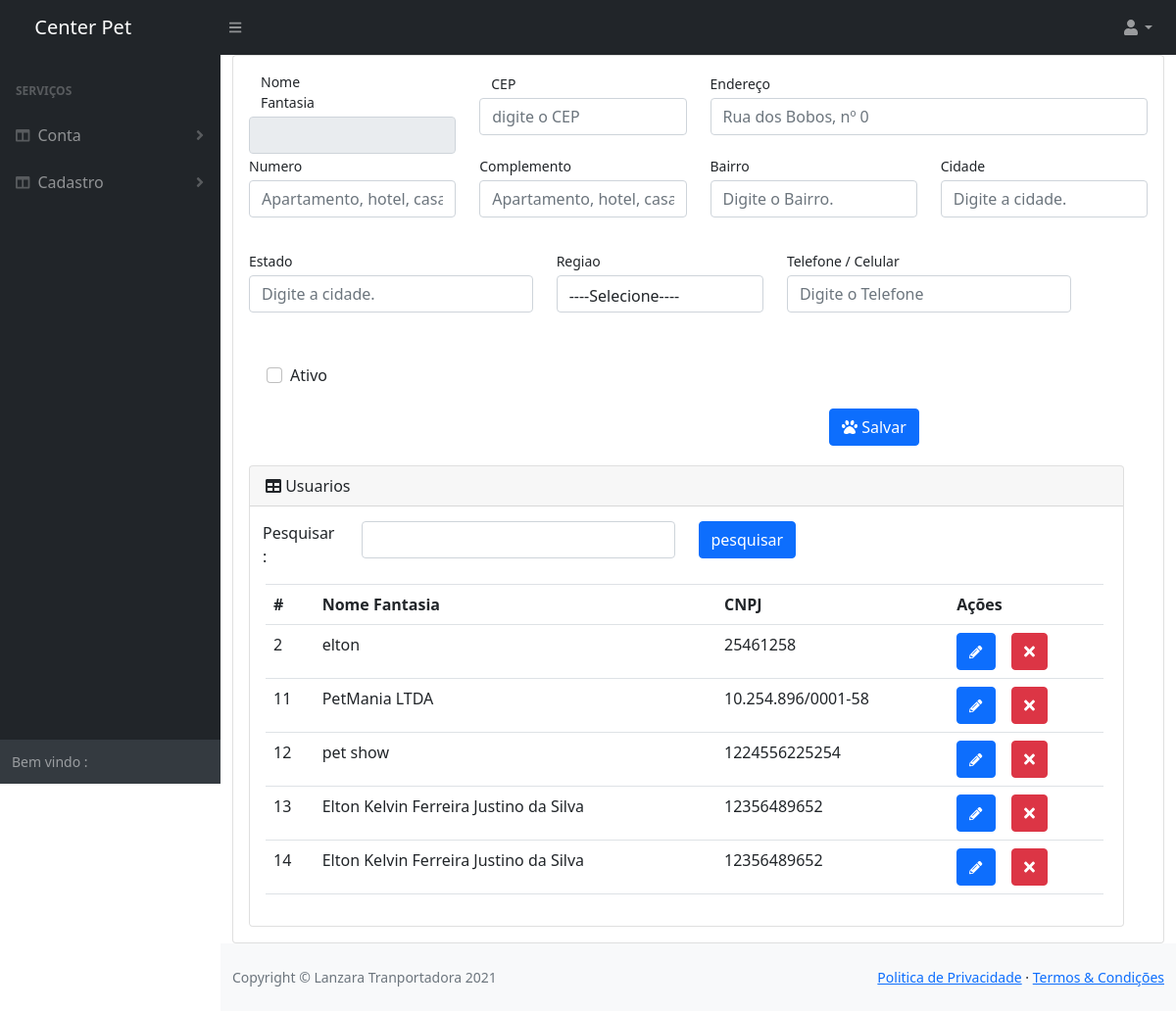
The page /sistema/Cad_enderecoG.php (signed in) on the database as committed earlier.
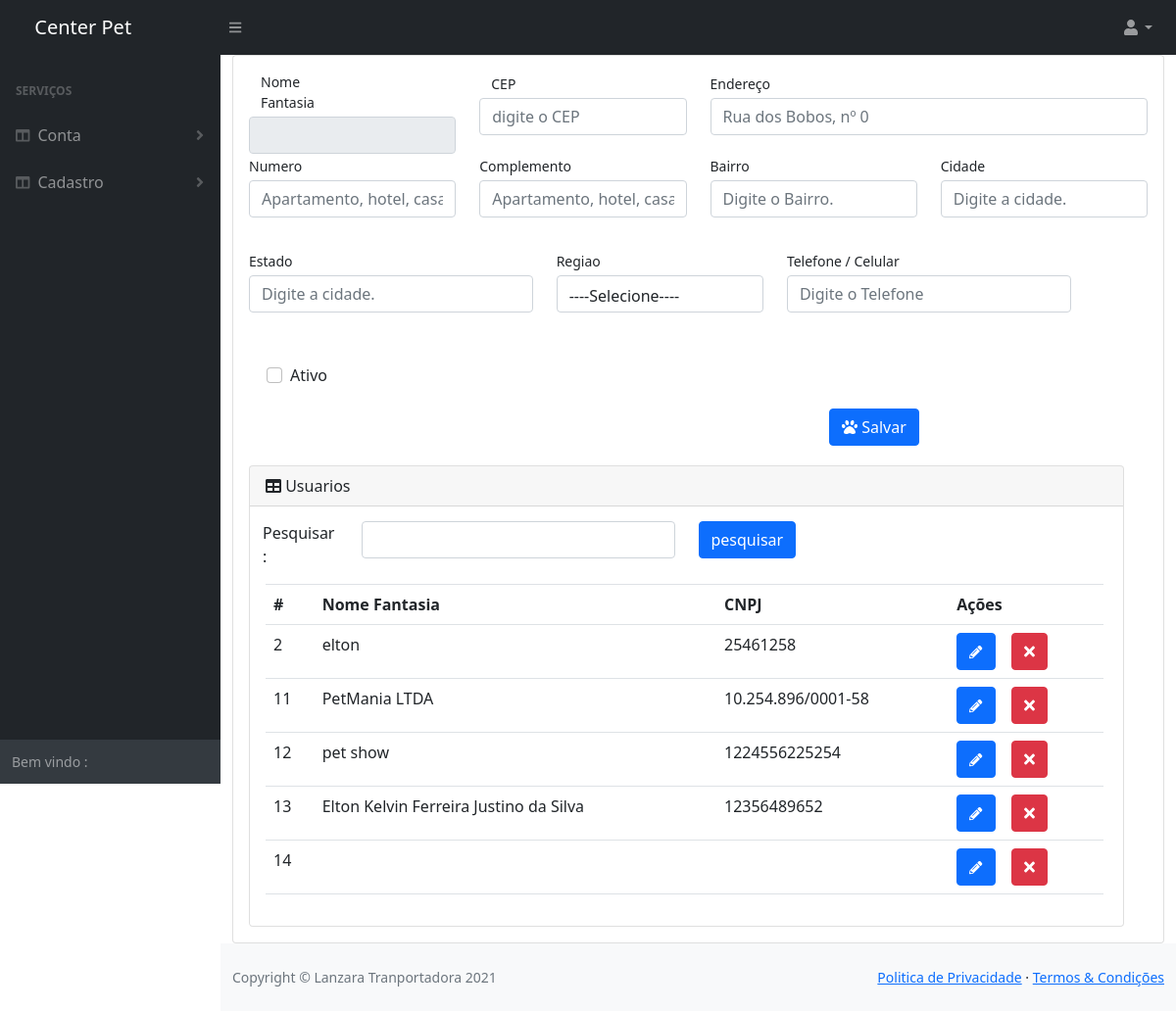
The same page on the database as committed later.
### tables this page shows
CREATE TABLE `usuario` (
  `id_usuario` int(11) NOT NULL,
  `nome_fantasia` varchar(300) NOT NULL,
  `cnpj` varchar(300) NOT NULL,
  `nome_responsavel` varchar(300) DEFAULT NULL,
  `telefone` varchar(25) DEFAULT NULL,
  `tipo_usuario` varchar(300) NOT NULL,
  `email` varchar(300) NOT NULL,
  `senha` varchar(300) NOT NULL
);

### sistema/Cad_enderecoG.php (the view, shortened to what the changed rows need)
<!DOCTYPE html>
<html lang="pt-BR">
<head>
    <link href="css/styles.css" rel="stylesheet" />
    <link href="https://cdn.jsdelivr.net/npm/bootstrap@5.0.1/dist/css/bootstrap.min.css" rel="stylesheet">
    <link href="https://cdn.datatables.net/1.10.20/css/dataTables.bootstrap4.min.css" rel="stylesheet" />
</head>
<body class="sb-nav-fixed">
    <?php include 'nav.php'; ?>
    <div id="layoutSidenav">
        <div id="layoutSidenav_content">
            <main>
                <div class="container-fluid">
                    <div class="card">
                        <div class="card-body">
                            <div class="row w-100">
                                <div class="col-xl-12 col-md-12 ">
                                    <div class="card">
                                        <div class="card-body mr-1">
                                            <table class="table table-hover">
                                                <tr>
                                                    <th>#</th>
                                                    <th>Nome Fantasia</th>
                                                    <th>CNPJ</th>
                                                    <th>Ações</th>
                                                </tr>
                                                <?php
                                                $consultaTabela = "";
                                                if (isset($_GET["pesquisa"])) {
                                                    $pesquisa = $_GET["pesquisa"];
                                                    $consultaTabela = "SELECT * FROM endereco WHERE nome LIKE '%$pesquisa%' OR sobrenome LIKE '%$pesquisa%' OR email LIKE '%$pesquisa%' OR cpf LIKE '%$pesquisa%'";
                                                } else {
                                                    $consultaTabela = "SELECT * FROM usuario";
                                                }
                                                $queryClietes = $conexao->query($consultaTabela);
                                                while ($dados = $queryClietes->fetch_assoc()) {
                                                ?>
                                                    <tr>
                                                        <td><?php echo $dados["id_usuario"]; ?></td>
                                                        <td><?php echo $dados["nome_fantasia"]; ?></td>
                                                        <td><?php echo $dados["cnpj"];; ?></td>
                                                        <td>
                                                            <a href="Cad_enderecoG.php?id_usuario=<?php echo $dados["id_usuario"]; ?>" class="btn btn-primary"><i style="font-size: 10pt;" class="fas fa-pencil-alt"></i></a>
                                                            <a href="crud/crud_endereco.php?excluir=1&id_usuario=<?php echo $dados["id_usuario"]; ?>" class="btn btn-danger btn-excluir-cliente"><i class="fas fa-times"></i></a>
                                                        </td>
                                                    </tr>
                                                <?php } ?>
                                            </table>
                                        </div>
                                    </div>
                                </div>
                            </div>
                        </div>
                    </div>
                </div>
            </main>
        </div>
    </div>
</body>
</html>

Rows that differ between the two databases and show on the page:
changed usuario id 14: nome_fantasia "Elton Kelvin Ferreira Justino da Silva" → (not shown); cnpj "12356489652" → (not shown)
